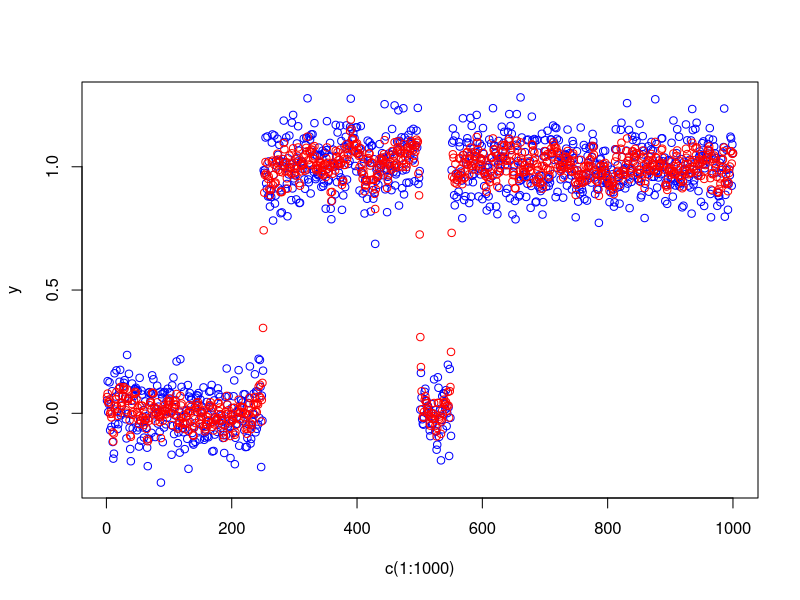
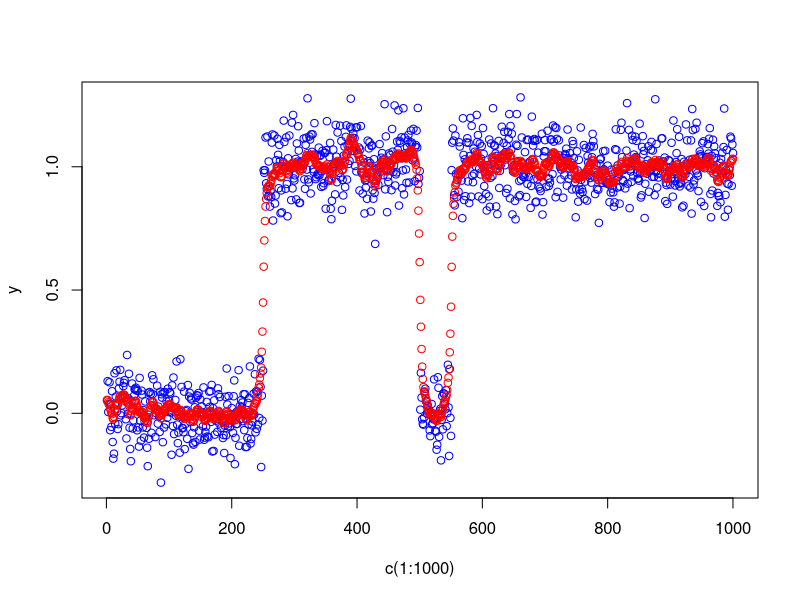
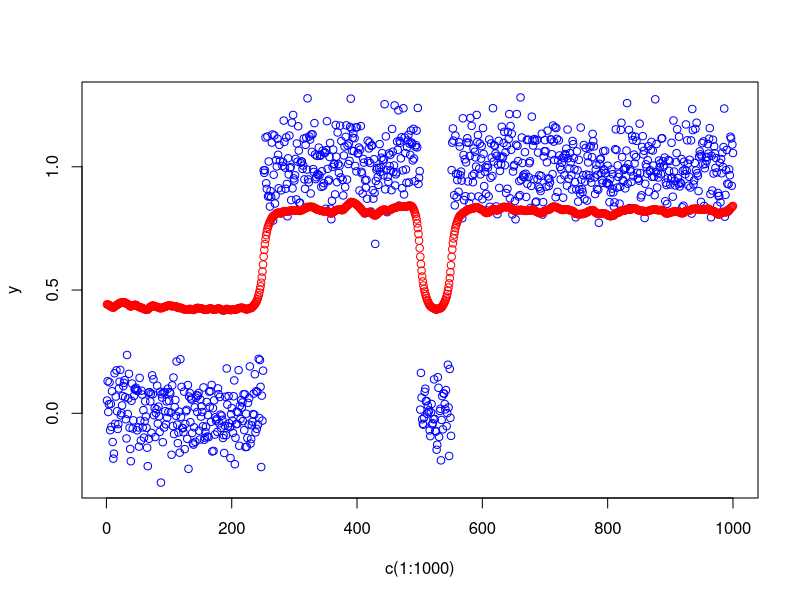

The R source for these figures, in order:
# Question 2 G-S Method
seidel <- function(y,lambda,theta,max.iter=50,eps=1.e-6) {
  n <- length(y)
  # Define initial estimates if unspecified
  if (missing(theta)) theta <- rep(mean(y),n)
  # Compute objective function for initial estimates
  obj <- sum((y-theta)^2)+lambda*sum(diff(theta)^2)
  # The function diff(theta) computes first differences of the vector theta
  no.conv <- T
  # Do Gauss-Seidel iteration until convergence or until max.iter iterations
  iter <- 0
  theta.old <- theta
  while(no.conv) {
    theta[1] <- (y[1] + lambda*theta[2])/(1+lambda)
    # Update theta[2],..., theta[n-1]
    for (j in 2:(n-1)) {
      theta[j] <- (y[j]+lambda*(theta[j+1]+theta[j-1]))/(1+2*lambda)
    }
    theta[n] <- (y[n]+lambda*theta[n-1])/(1+lambda)
    # Compute new objective function for current estimates
    obj.new <- sum((y-theta)^2)+lambda*sum(diff(theta)^2)
    iter <- iter + 1
    # Now set no.conv to F if either convergence or iter=max.iter
    # and update the value of the objective function variable obj
    if (obj==obj.new) no.conv <- F
    if (iter==max.iter) no.conv <- F
    obj <- obj.new
    theta.old <- theta
  }
  r <- list(y=y,theta=theta,obj=obj,niters=iter)
  r
}

y <- c(rep(0,250),rep(1,250),rep(0,50),rep(1,450)) + rnorm(1000,0,0.1)

#plot y and its estimate theta with different values of lambda
lambda <- 1
plot(c(1:1000), y, col="blue")
points(c(1:1000), seidel(y,lambda)$theta, col="red")

lambda <- 10
plot(c(1:1000), y, col="blue")
points(c(1:1000), seidel(y,lambda)$theta, col="red")

lambda <- 100
plot(c(1:1000), y, col="blue")
points(c(1:1000), seidel(y,lambda)$theta, col="red")


